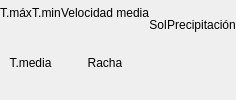
         <widget class="QWidget" name="divAemet" native="true">
          <property name="minimumSize">
           <size>
            <width>0</width>
            <height>0</height>
           </size>
          </property>
          <property name="maximumSize">
           <size>
            <width>16777215</width>
            <height>200</height>
           </size>
          </property>
          <layout class="QGridLayout" name="gridLayout_13">
           <property name="leftMargin">
            <number>0</number>
           </property>
           <property name="topMargin">
            <number>0</number>
           </property>
           <property name="rightMargin">
            <number>0</number>
           </property>
           <property name="bottomMargin">
            <number>0</number>
           </property>
           <property name="spacing">
            <number>0</number>
           </property>
           <item row="0" column="0">
            <layout class="QHBoxLayout" name="horizontalLayout_20">
             <item>
              <widget class="QWidget" name="boardTemperatura_2" native="true">
               <property name="styleSheet">
                <string notr="true"/>
               </property>
               <layout class="QVBoxLayout" name="verticalLayout_14">
                <property name="spacing">
                 <number>0</number>
                </property>
                <property name="leftMargin">
                 <number>0</number>
                </property>
                <property name="topMargin">
                 <number>0</number>
                </property>
                <property name="rightMargin">
                 <number>0</number>
                </property>
                <property name="bottomMargin">
                 <number>0</number>
                </property>
                <item>
                 <layout class="QHBoxLayout" name="horizontalLayout_14">
                  <item>
                   <widget class="QWidget" name="widget_12" native="true">
                    <layout class="QGridLayout" name="gridLayout_6">
                     <property name="leftMargin">
                      <number>0</number>
                     </property>
                     <property name="topMargin">
                      <number>0</number>
                     </property>
                     <property name="rightMargin">
                      <number>0</number>
                     </property>
                     <property name="bottomMargin">
                      <number>0</number>
                     </property>
                     <property name="spacing">
                      <number>0</number>
                     </property>
                     <item row="0" column="0">
                      <layout class="QVBoxLayout" name="verticalLayout_3">
                       <item>
                        <widget class="QLabel" name="label_12">
                         <property name="text">
                          <string>T.máx</string>
                         </property>
                         <property name="alignment">
                          <set>Qt::AlignCenter</set>
                         </property>
                        </widget>
                       </item>
                       <item>
                        <widget class="QLabel" name="txtTmaxLasso">
                         <property name="text">
                          <string/>
                         </property>
                         <property name="alignment">
                          <set>Qt::AlignCenter</set>
                         </property>
                        </widget>
                       </item>
                      </layout>
                     </item>
                    </layout>
                   </widget>
                  </item>
                  <item>
                   <widget class="QWidget" name="widget_13" native="true">
                    <layout class="QGridLayout" name="gridLayout_8">
                     <property name="leftMargin">
                      <number>0</number>
                     </property>
                     <property name="topMargin">
                      <number>0</number>
                     </property>
                     <property name="rightMargin">
                      <number>0</number>
                     </property>
                     <property name="bottomMargin">
                      <number>0</number>
                     </property>
                     <property name="spacing">
                      <number>0</number>
                     </property>
                     <item row="0" column="0">
                      <layout class="QVBoxLayout" name="verticalLayout_4">
                       <item>
                        <widget class="QLabel" name="label_13">
                         <property name="text">
                          <string>T.min</string>
                         </property>
                         <property name="alignment">
                          <set>Qt::AlignCenter</set>
                         </property>
                        </widget>
                       </item>
                       <item>
                        <widget class="QLabel" name="txtTminLasso">
                         <property name="text">
                          <string/>
                         </property>
                         <property name="alignment">
                          <set>Qt::AlignCenter</set>
                         </property>
                        </widget>
                       </item>
                      </layout>
                     </item>
                    </layout>
                   </widget>
                  </item>
                 </layout>
                </item>
                <item>
                 <widget class="QWidget" name="widget_14" native="true">
                  <layout class="QHBoxLayout" name="horizontalLayout_15">
                   <property name="spacing">
                    <number>0</number>
                   </property>
                   <property name="leftMargin">
                    <number>0</number>
                   </property>
                   <property name="topMargin">
                    <number>0</number>
                   </property>
                   <property name="rightMargin">
                    <number>0</number>
                   </property>
                   <property name="bottomMargin">
                    <number>0</number>
                   </property>
                   <item>
                    <layout class="QVBoxLayout" name="verticalLayout_5">
                     <item>
                      <widget class="QLabel" name="label_14">
                       <property name="text">
                        <string>T.media</string>
                       </property>
                       <property name="alignment">
                        <set>Qt::AlignCenter</set>
                       </property>
                      </widget>
                     </item>
                     <item>
                      <widget class="QLabel" name="txtTmediaLasso">
                       <property name="text">
                        <string/>
                       </property>
                       <property name="alignment">
                        <set>Qt::AlignCenter</set>
                       </property>
                      </widget>
                     </item>
                    </layout>
                   </item>
                  </layout>
                 </widget>
                </item>
               </layout>
              </widget>
             </item>
             <item>
              <widget class="QWidget" name="boardViento_2" native="true">
               <layout class="QVBoxLayout" name="verticalLayout_15">
                <property name="spacing">
                 <number>0</number>
                </property>
                <property name="leftMargin">
                 <number>0</number>
                </property>
                <property name="topMargin">
                 <number>0</number>
                </property>
                <property name="rightMargin">
                 <number>0</number>
                </property>
                <property name="bottomMargin">
                 <number>0</number>
                </property>
                <item>
                 <widget class="QWidget" name="widget_15" native="true">
                  <layout class="QHBoxLayout" name="horizontalLayout_19">
                   <property name="spacing">
                    <number>0</number>
                   </property>
                   <property name="leftMargin">
                    <number>0</number>
                   </property>
                   <property name="topMargin">
                    <number>0</number>
                   </property>
                   <property name="rightMargin">
                    <number>0</number>
                   </property>
                   <property name="bottomMargin">
                    <number>0</number>
                   </property>
                   <item>
                    <layout class="QVBoxLayout" name="verticalLayout_6">
                     <item>
                      <widget class="QLabel" name="label_15">
                       <property name="text">
                        <string>Velocidad media</string>
                       </property>
                       <property name="alignment">
                        <set>Qt::AlignCenter</set>
                       </property>
                      </widget>
                     </item>
                     <item>
                      <widget class="QLabel" name="txtVelMediaLasso">
                       <property name="text">
                        <string/>
                       </property>
                       <property name="alignment">
                        <set>Qt::AlignCenter</set>
                       </property>
                      </widget>
                     </item>
                    </layout>
                   </item>
                  </layout>
                 </widget>
                </item>
                <item>
                 <widget class="QWidget" name="widget_16" native="true">
                  <layout class="QHBoxLayout" name="horizontalLayout_18">
                   <property name="spacing">
                    <number>0</number>
                   </property>
                   <property name="leftMargin">
                    <number>0</number>
                   </property>
                   <property name="topMargin">
                    <number>0</number>
                   </property>
                   <property name="rightMargin">
                    <number>0</number>
                   </property>
                   <property name="bottomMargin">
                    <number>0</number>
                   </property>
                   <item>
                    <layout class="QVBoxLayout" name="verticalLayout_7">
                     <item>
                      <widget class="QLabel" name="label_16">
                       <property name="text">
                        <string>Racha</string>
                       </property>
                       <property name="alignment">
                        <set>Qt::AlignCenter</set>
                       </property>
                      </widget>
                     </item>
                     <item>
                      <widget class="QLabel" name="txtRachaLasso">
                       <property name="text">
                        <string/>
                       </property>
                       <property name="alignment">
                        <set>Qt::AlignCenter</set>
                       </property>
                      </widget>
                     </item>
                    </layout>
                   </item>
                  </layout>
                 </widget>
                </item>
               </layout>
              </widget>
             </item>
             <item>
              <widget class="QWidget" name="boardSol_2" native="true">
               <property name="styleSheet">
                <string notr="true"/>
               </property>
               <layout class="QHBoxLayout" name="horizontalLayout_17">
                <property name="spacing">
                 <number>0</number>
                </property>
                <property name="leftMargin">
                 <number>0</number>
                </property>
                <property name="topMargin">
                 <number>0</number>
                </property>
                <property name="rightMargin">
                 <number>0</number>
                </property>
                <property name="bottomMargin">
                 <number>0</number>
                </property>
                <item>
                 <widget class="QWidget" name="widget_17" native="true">
                  <property name="styleSheet">
                   <string notr="true"/>
                  </property>
                  <layout class="QGridLayout" name="gridLayout_12">
                   <property name="leftMargin">
                    <number>0</number>
                   </property>
                   <property name="topMargin">
                    <number>0</number>
                   </property>
                   <property name="rightMargin">
                    <number>0</number>
                   </property>
                   <property name="bottomMargin">
                    <number>0</number>
                   </property>
                   <property name="spacing">
                    <number>0</number>
                   </property>
                   <item row="0" column="0">
                    <layout class="QVBoxLayout" name="verticalLayout_8">
                     <item>
                      <widget class="QLabel" name="label_17">
                       <property name="toolTip">
                        <string/>
                       </property>
                       <property name="styleSheet">
                        <string notr="true"/>
                       </property>
                       <property name="text">
                        <string>Sol</string>
                       </property>
                       <property name="alignment">
                        <set>Qt::AlignCenter</set>
                       </property>
                      </widget>
                     </item>
                     <item>
                      <widget class="QLabel" name="txtSolLasso">
                       <property name="text">
                        <string/>
                       </property>
                       <property name="alignment">
                        <set>Qt::AlignCenter</set>
                       </property>
                      </widget>
                     </item>
                    </layout>
                   </item>
                  </layout>
                 </widget>
                </item>
               </layout>
              </widget>
             </item>
             <item>
              <widget class="QWidget" name="boardPrecipitacion_2" native="true">
               <layout class="QHBoxLayout" name="horizontalLayout_16">
                <property name="spacing">
                 <number>0</number>
                </property>
                <property name="leftMargin">
                 <number>0</number>
                </property>
                <property name="topMargin">
                 <number>0</number>
                </property>
                <property name="rightMargin">
                 <number>0</number>
                </property>
                <property name="bottomMargin">
                 <number>0</number>
                </property>
                <item>
                 <widget class="QWidget" name="widget_18" native="true">
                  <layout class="QGridLayout" name="gridLayout_11">
                   <property name="leftMargin">
                    <number>0</number>
                   </property>
                   <property name="topMargin">
                    <number>0</number>
                   </property>
                   <property name="rightMargin">
                    <number>0</number>
                   </property>
                   <property name="bottomMargin">
                    <number>0</number>
                   </property>
                   <property name="spacing">
                    <number>0</number>
                   </property>
                   <item row="0" column="0">
                    <layout class="QVBoxLayout" name="verticalLayout_9">
                     <item>
                      <widget class="QLabel" name="label_18">
                       <property name="text">
                        <string>Precipitación</string>
                       </property>
                       <property name="alignment">
                        <set>Qt::AlignCenter</set>
                       </property>
                      </widget>
                     </item>
                     <item>
                      <widget class="QLabel" name="txtPrecipitacionLasso">
                       <property name="text">
                        <string/>
                       </property>
                       <property name="alignment">
                        <set>Qt::AlignCenter</set>
                       </property>
                      </widget>
                     </item>
                    </layout>
                   </item>
                  </layout>
                 </widget>
                </item>
               </layout>
              </widget>
             </item>
            </layout>
           </item>
          </layout>
         </widget>
